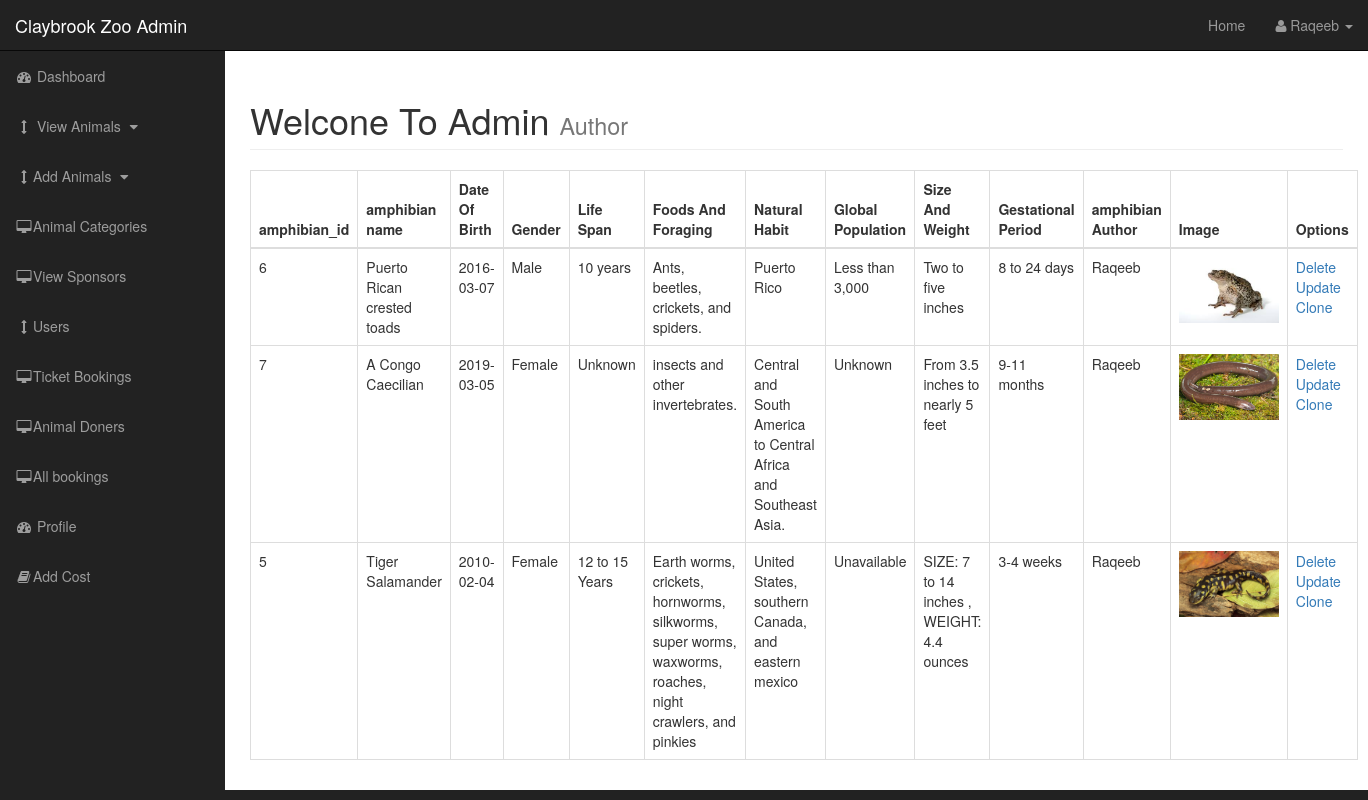
The page /admin/amphibians.php (signed in) on the database its author committed.
### tables this page shows
CREATE TABLE IF NOT EXISTS `amphibians` (
  `amphibian_id` int(200) NOT NULL AUTO_INCREMENT,
  `amphibian_category_id` int(200) NOT NULL,
  `amphibian_name` varchar(200) NOT NULL,
  `amphibian_given_name` varchar(200) NOT NULL,
  `date_of_birth` date NOT NULL,
  `gender` varchar(200) NOT NULL,
  `life_span` varchar(200) NOT NULL,
  `foods_and_foraging` varchar(200) NOT NULL,
  `natural_habit` varchar(200) NOT NULL,
  `global_population` varchar(200) NOT NULL,
  `arrived_on_zoo` date NOT NULL,
  `size_and_weight` varchar(200) NOT NULL,
  `gestational_period` varchar(200) NOT NULL,
  `amphibian_author` varchar(200) NOT NULL,
  `amphibian_image` text NOT NULL,
  `reproduction_type` varchar(200) NOT NULL,
  `average_number_of_offspring` varchar(200) NOT NULL,
  `average_clutch_size` varchar(200) NOT NULL,
  PRIMARY KEY (`amphibian_id`)
);

### admin/amphibians.php (the view, shortened to what this page needs)
 <?php
include"includes/admin_header.php"; ?>
    <div id="wrapper">
        <?php include"includes/admin_navigation.php"; ?>
        <div id="page-wrapper">
            <div class="container-fluid">
                <div class="row">
                    <div class="col-lg-12">
                        <h1 class="page-header">
                            Welcone To Admin
                            <small>Author</small>
                        </h1>
                        <?php
                        if (isset($_GET['source'])) {
                            $source = $_GET['source'];
                        }
                        else {
                            $source = "";
                        }
                        switch ($source) {
                            default: ?>
                                <table class="table table-bordered table-hover">
                                <thead>
                                    <tr>
                                        <th>amphibian_id</th>
                                        <th>amphibian name</th>
                                        <th>Date Of Birth</th>
                                        <th>Gender</th>
                                        <th>Life Span</th>
                                        <th>Foods And Foraging</th>
                                        <th>Natural Habit</th>
                                        <th>Global Population</th>
                                        <th>Size And Weight</th>
                                        <th>Gestational Period</th>
                                        <th>amphibian Author</th>
                                        <th>Image</th>
                                        <th>Options</th>
                                    </tr>
                                </thead>
                                <tbody>
                                    <?php
                                        $query = "SELECT *  FROM  amphibians";
                                        $select_posts = mysqli_query($connection,$query);
                                        while($row = mysqli_fetch_assoc($select_posts)) {
                                            $amphibian_id = $row['amphibian_id'];
                                            $amphibian_name = $row['amphibian_name'];
                                            $date_of_birth = $row['date_of_birth'];
                                            $gender = $row['gender'];
                                            $life_span = $row['life_span'];
                                            $foods_and_foraging = $row['foods_and_foraging'];
                                            $natural_habit = $row['natural_habit'];
                                            $global_population = $row['global_population'];
                                            $size_and_weight = $row['size_and_weight'];
                                            $gestational_period = $row['gestational_period'];
                                            $amphibian_author =     $row['amphibian_author'];
                                            $amphibian_image = $row['amphibian_image'];
                                        if ($select_posts == TRUE) {
                                     ?>
                                    <tr>
                                        <td><?php echo $amphibian_id ?></td>
                                        <td><?php echo $amphibian_name ?></td>
                                        <td><?php echo $date_of_birth ?></td>
                                        <td><?php echo $gender ?></td>
                                        <td><?php echo $life_span ?></td>
                                        <td><?php echo $foods_and_foraging ?></td>
                                        <td><?php echo $natural_habit ?></td>
                                        <td><?php echo $global_population ?></td>
                                        <td><?php echo $size_and_weight ?></td>
                                        <td><?php echo $gestational_period ?></td>
                                        <td><?php echo $amphibian_author ?></td>
                                        <td><img width="100" src="images/<?php echo $amphibian_image ?>"></td>
                                        <?php echo "<td><a href='amphibians.php?delete=$amphibian_id'>Delete</a>"; ?>
                                        <?php echo "<a href='amphibians.php?source=update_amphibians&amphibian_id=$amphibian_id'>Update</a>"; ?>
                                        <?php echo "<a href='amphibians.php?clone_amphibian_id=$amphibian_id'>Clone</a>"; ?>
                                    </tr>
                                    <?php } }?>
                                </tbody>
                                </table><?php
                                break;
                        }
                        ?>
                    </div>
                </div>
            </div>
        </div>
<?php include"includes/admin_footer.php"; ?>

### admin/css/sb-admin.css (style rules this page uses)
body { margin-top: 100px; background-color: #222; }
@media (min-width:768px) { body { margin-top: 50px; } }
#wrapper { padding-left: 0; }
#page-wrapper { width: 100%; padding: 0; background-color: #fff; }
@media (min-width:768px) { #wrapper { padding-left: 225px; } }
@media (min-width:768px) { #page-wrapper { padding: 10px; } }

### rows shown on the page
amphibians: amphibian_id "6", amphibian_name "Puerto Rican crested toads", date_of_birth "2016-03-07", gender "Male", life_span "10 years", foods_and_foraging "Ants, beetles, crickets, and spiders.", natural_habit "Puerto Rico", global_population "Less than 3,000", size_and_weight "Two to five inches", gestational_period "8 to 24 days", amphibian_author "Raqeeb", amphibian_image (picture)
amphibians: amphibian_id "7", amphibian_name "A Congo Caecilian", date_of_birth "2019-03-05", gender "Female", life_span "Unknown", foods_and_foraging "insects and other invertebrates.", natural_habit "Central and South America to Central Africa and Southeast Asia.", global_population "Unknown", size_and_weight "From 3.5 inches to nearly 5 feet", gestational_period "9-11 months", amphibian_author "Raqeeb", amphibian_image (picture)
amphibians: amphibian_id "5", amphibian_name "Tiger Salamander", date_of_birth "2010-02-04", gender "Female", life_span "12 to 15 Years", foods_and_foraging "Earth worms, crickets, hornworms, silkworms, super worms, waxworms, roaches, night crawlers, and pinkies", natural_habit "United States, southern Canada, and eastern mexico", global_population "Unavailable", size_and_weight "SIZE: 7 to 14 inches , WEIGHT: 4.4 ounces", gestational_period "3-4 weeks", amphibian_author "Raqeeb", amphibian_image (picture)

### other values the page prints
$_SESSION['s_username'] "Raqeeb"
